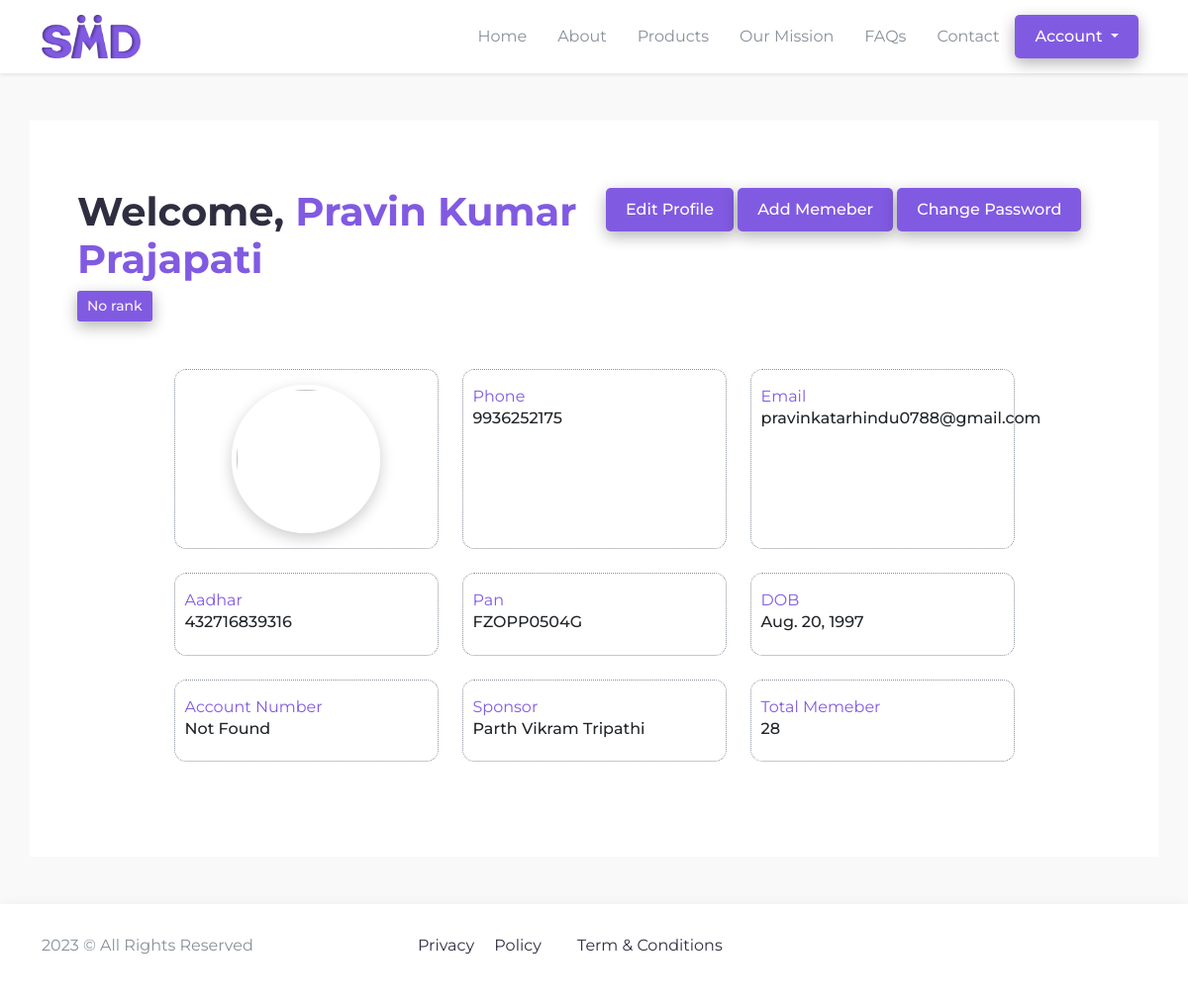
/user/profile (signed in), run on the app's committed database.
### agents/models.py (models this page shows, shortened)
class Accociate(models.Model):
    user = models.OneToOneField(User, on_delete=models.CASCADE)
    name = models.CharField(max_length=200)
    email = models.CharField(max_length=150)
    phone = models.CharField(max_length=12, blank=True, null=True)
    profile_picture = models.FileField(upload_to="profile/", null=True, blank=True)
    aadhar = models.CharField(max_length=50, null=True, blank=True)
    aadhar_img = models.FileField(upload_to="aadhar/", null=True, blank=True)
    pan = models.CharField(max_length=150, null=True, blank=True)
    nominee = models.CharField(max_length=150, default="Nominee Name")
    account_number = models.CharField(max_length=150, null=True, blank=True)
    bank_name = models.CharField(max_length=150, default="Enter your bank Name..")
    bank_ifsc = models.CharField(max_length=150, default="")
    branch_name = models.CharField(max_length=200, default="Branch Name..")
    dob = models.DateField()
    address = models.TextField(default="Enter Your Address...")
    created_at = models.DateTimeField(auto_now_add=True)
    updated_at = models.DateTimeField(auto_now=True)
    sponsor = models.ForeignKey('self', on_delete=models.SET_NULL, null=True, blank=True, related_name='referrals')
    level = models.CharField(max_length=150, choices=level, null=True, blank=True)
    parent = models.ForeignKey('self', on_delete=models.SET_NULL, null=True, blank=True, related_name='pareint')
    leg = models.CharField(max_length=200, choices=legs, blank=True, null=True)
    is_active = models.BooleanField(default=False)
    def get_downline(self):
        downline = [self]
        for referral in self.referrals.all():
            downline.extend(referral.get_downline())
        return downline
    def get_total_downline_count(self):
        return len(self.get_downline())
    def __str__(self):
        return self.name

### agents/views.py (the view, shortened to what this page needs)
# urls.py: path('profile', views.profile, name="profile"),
@login_required
def profile(request):
    today = date.today()
    is_redeem_visible = (today.day <= 5)
    user = request.user
    user_profile = Accociate.objects.get(user=user)
    total_downline_count = user_profile.get_total_downline_count() - 1
    current_profile = Accociate.objects.filter(parent=user_profile)
    data = {}
    d = 0
    for i in range(1, 16):
        d += print_level_income(current_profile, i).__len__()
        data[f'level_{i}'] = d
    existing_rank = Reward.objects.filter(accociate=user_profile).first()
    if not existing_rank:
        rank_conditions = [
            (12500000, "ambassador"),
            (4200000, "royal ruby"),
            (1450000, "ruby"),
            (500000, "royal platinum"),
            (165000, "platinum"),
            (53000, "royal diamond"),
            (17000, "diamond"),
            (5500, "royal gold"),
            (1800, "gold"),
            (600, "silver"),
            (190, "bronze"),
            (65, "star"),
        ]
        selected_rank = None
        for condition, rank in rank_conditions:
            if total_downline_count >= condition:
                selected_rank = rank
                break  # Exit the loop when the first matching rank is found
        if selected_rank:
            new = Reward.objects.create(accociate=user_profile, rank=selected_rank)
            new.save()
        else:
            print("None of the conditions matched")
    context = {"profile":user_profile, 'is_redeem_visible': is_redeem_visible, 'rank': check_current_rank(data)}
    return render(request, 'client/user/profile.html', context)

### agents/views.py (called while the page is built)
def check_current_rank(data):
    rank = ''
    if data['level_15']  >= 12500000:
        rank = 'ambassador'
    elif data['level_14'] >= 4200000:
        rank = 'royal ruby'
    elif data['level_13'] >= 1450000:
        rank= 'ruby'
    elif data['level_12'] >= 500000:
        rank = 'royal platinum'
    elif data['level_11'] >= 165000:
        rank = 'platinum'
    elif data['level_10'] >= 53000:
        rank = 'royal diamond'
    elif data['level_9'] >=  17000:
        rank = 'diamond'
    elif data['level_8'] >= 5500:
        rank = 'royal gold'
    elif data['level_7'] >= 1800:
        rank = 'gold'
    elif data['level_6'] >=  600:
        rank = '600'
    elif data['level_5'] >= 190:
        rank = 'bronze'
    elif data['level_4'] >= 65:
        rank = 'star'
    else:
        rank = 'No Rank'
    return rank.capitalize()

def print_level_income(data, target_level, current_level=1, max_levels=15):
    level_data = []
    if current_level == target_level:
        for item in data:
            if item.is_active:
                level_data.append({
                    "name": item.name,
                    "phone": item.phone,
                    "parent": item.parent,
                    "sponsor": item.sponsor,
                    "leg": item.leg,
                    "status": item.is_active,
                })
        return level_data
    if current_level > max_levels:
        return []
    for item in data:
        child_data = Accociate.objects.filter(parent=item)
        level_data.extend(print_level_income(child_data, target_level, current_level + 1, max_levels))
    return level_data

### template/client/user/profile.html (shortened to what this page needs)
{% extends '../base.html' %} {% block title %}User Profile Page{% endblock title%} {% block content %}
<section id="profile">
  <div class="container p-5 my-5 bg-white rounded-md">
    <div class="row justify-content-center">
      <div class="col-md-6">
        <h1>Welcome, <span>{{profile.name}}</span></h1>
        <small href="#" class="btn btn-sm primary-button">
          {{rank}}
        </small>
      </div>
      <div class="col-md-6">
        {% if profile.is_active == True %}
        <button class="primary-button mx-auto" data-bs-toggle="modal" data-bs-target="#exampleModal">Edit
          Profile</button>
        <button class="primary-button mx-auto" data-bs-toggle="modal" data-bs-target="#addModal">Add Memeber</button>
        <button class="primary-button mx-auto" data-bs-toggle="modal" data-bs-target="#changePassword">Change
          Password</button>
        {% endif %}
      </div>
    </div>
    <div class="row gap-4 justify-content-center py-5">
      <div class="col-md-3 d-flex justify-content-center">
        {% if profile.profile_picture %}
        <img src="/media/{{profile.profile_picture}}"
          style="width: 150px; height: 150px; border-radius: 50%; object-fit: cover;" alt="">
        {% else %}
        <img src="https://img.freepik.com/free-psd/3d-illustration-person-with-sunglasses_23-2149436188.jpg?w=2000"
          style="width: 150px; height: 150px; border-radius: 50%; object-fit: cover;" alt="">
        {% endif %}
      </div>
      <div class="col-md-3">
        <span>Phone</span>
        <h6>{% if profile.phone %}{{profile.phone}}{% else %}Not Found{% endif %}</h6>
      </div>
      <div class="col-md-3">
        <span>Email</span>
        <h6>{% if profile.email %}{{profile.email}}{% else %}Not Found{% endif %}</h6>
      </div>
      <div class="col-md-3">
        <span>Aadhar</span>
        <h6>{% if profile.aadhar %}{{profile.aadhar}}{% else %}Not Found{% endif %}</h6>
      </div>
      <div class="col-md-3">
        <span>Pan</span>
        <h6>{% if profile.pan %}{{profile.pan}}{% else %}Not Found{% endif %}</h6>
      </div>
      <div class="col-md-3">
        <span>DOB</span>
        <h6>{% if profile.dob %}{{profile.dob}}{% else %}Not Found{% endif %}</h6>
      </div>
      <div class="col-md-3">
        <span>Account Number</span>
        <h6>{% if profile.account_number %}{{profile.account_number}}{% else %}Not Found{% endif %}</h6>
      </div>
      <div class="col-md-3">
        <span>Sponsor</span>
        <h6>{% if profile.sponsor %}{{profile.sponsor}}{% else %}Root{% endif %}</h6>
      </div>
      <div class="col-md-3">
        <span>Total Memeber</span>
        <h6>{{ profile.get_total_downline_count|add:"-1" }}</h6>
      </div>
    </div>
  </div>
</section>
{% endblock content %}

### static/client/css/style.css (style rules this page uses)
* { margin: 0; padding: 0; list-style-type: none; text-decoration: none !important; box-sizing: border-box; font-family: 'Montserrat', sans-serif; }
:root { --blue1: #6F83FF; --blue: #815AE2; --pink: #FF8BB9; --black: #2F2E41; --bg: #F9F1FE; --white: #FFFFFF; --grey: #89909a; --success-bg: #E6F9F1; --success: #18C57E; --bg2: #f9f9f9; }
html, body { height: 100%; width: 100%; background-color: var(--bg2); }
.primary-button { padding: 10px 20px; border: none; border-radius: 5px; background-color: var(--blue); color: var(--white); font-weight: 500; box-shadow: 0px 5px 15px rgba(0, 0, 0, .3); }
h1 { font-weight: 55px !important; font-weight: 700; color: var(--black); }
span { color: var(--blue); }
.col-md-6 { margin-top: 20px !important; }
#profile small { background-color: var(--blue) !important; padding: 5px 10px; border-radius: 3px; color: var(--bg); }
#profile img { border: 5px solid var(--white); box-shadow: 0px 5px 15px rgba(0, 0, 0, .2); }
#profile .col-md-3 { border: 1px dotted var(--grey); padding: 15px 10px; border-radius: 12px; }

### data on the page
Accociate: name "Pravin Kumar Prajapati", phone "9936252175", email "pravinkatarhindu0788@gmail.com", aadhar "432716839316", pan "FZOPP0504G", dob "Aug. 20, 1997", sponsor "Parth Vikram Tripathi", get_total_downline_count|add "28"

### other printed values
{{ rank }} "No rank"
